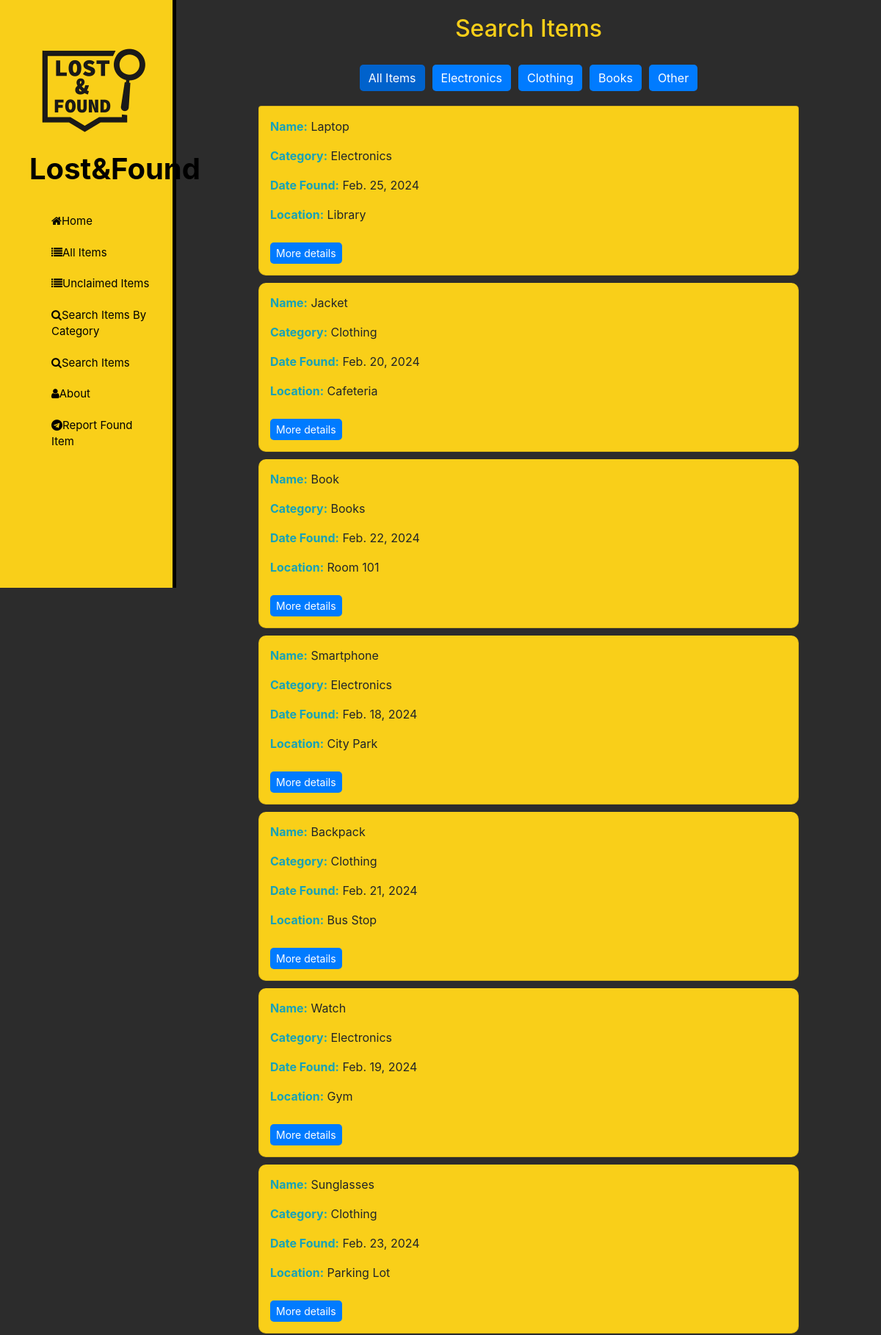
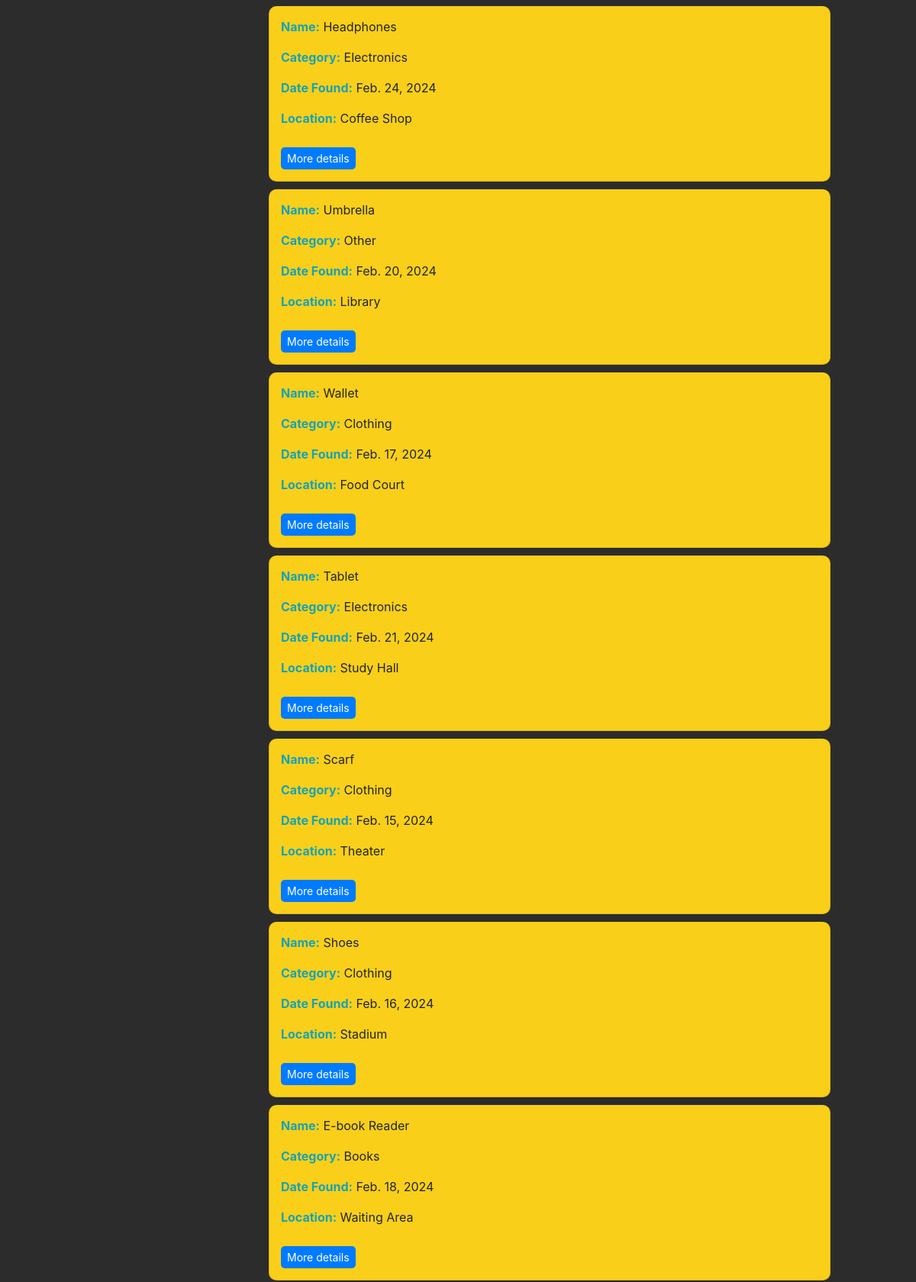
/filter/ (upper part), run on the app's committed database (2 pictures, top to bottom).
### mainapp/models.py (models this page shows, shortened)
class Category(models.Model):
    name = models.CharField(max_length=50, unique=True)
    def __str__(self):
        return self.name

class Item(models.Model):
    name = models.CharField(max_length=50)
    description = models.CharField(max_length=250)
    category = models.ForeignKey(Category, on_delete=models.CASCADE)
    brand = models.CharField(null=True, blank=True,max_length=20)
    color = models.CharField(null=True, blank=True,max_length=20)
    date_found = models.DateField(auto_now_add=True)
    claimed_status = models.BooleanField(default=False)
    location = models.CharField(max_length=255)
    tags = models.ManyToManyField(Tag, through="ItemTag")

### mainapp/views.py (the view)
# urls.py: path('filter/',views.search_items,name='filter'),
def search_items(request):
    categories = Category.objects.all()
    category = request.GET.get('category')
    if category:
        items = Item.objects.filter(category__name = category)
    else:
        items = Item.objects.all()
    context = {
        'categories': categories,
        'items': items,
        'category': category
    }
    return render(request,'mainapp/filter.html',context)

### mainapp/templates/mainapp/filter.html
{% extends 'index.html' %}
{% block content %}
    <h2 class="head">Search Items</h2>
    <div class="filter">
        <a href="?category=" class="btn btn-primary {% if not category %}active{% endif %}">All Items</a>
        {% for category in categories %}
            <a href="?category={{ category.name }}" class="btn btn-primary {% if category.name == category %}active{% endif %}">
                {{ category.name }}
            </a>
        {% endfor %}
    </div>
    <ul class="list-group">
        {% for item in items %}
            <li class="list-group-item">
                <p><span class="text-info">Name:</span> {{ item.name }}</p>
                <p><span class="text-info">Category:</span> {{ item.category }}</p>
                <p><span class="text-info">Date Found:</span> {{ item.date_found }}</p>
                <p><span class="text-info">Location:</span> {{ item.location }}</p>
                <a class="btn btn-primary btn-sm" href="{% url 'item-detail' item.pk %}">More details</a>
            </li>
        {% endfor %}
    </ul>
{% endblock %}

### static/main.css (style rules this page uses)
body { background: #2c2c2c; }
.list-group { width: 80%; margin: 20px auto; }
.list-group-item { background: #f9cf19; border-radius: 10px; padding: 15px; margin-bottom: 10px; }
.text-info { font-weight: bold; color: #007bff; }
.btn-primary { margin-top: 10px; border-radius: 5px; background-color: #007bff; border: none; }
.head { text-align: center; color: #f9cf19; }
.filter { display: flex; justify-content: center; gap: 10px; margin-top: 20px; }

### data on the page
Category: name "Electronics"
Category: name "Clothing"
Category: name "Books"
Category: name "Other"
Item: name "Laptop", category "Electronics", date_found "Feb. 25, 2024", location "Library"
Item: name "Jacket", category "Clothing", date_found "Feb. 20, 2024", location "Cafeteria"
Item: name "Book", category "Books", date_found "Feb. 22, 2024", location "Room 101"
Item: name "Smartphone", category "Electronics", date_found "Feb. 18, 2024", location "City Park"
Item: name "Backpack", category "Clothing", date_found "Feb. 21, 2024", location "Bus Stop"
Item: name "Watch", category "Electronics", date_found "Feb. 19, 2024", location "Gym"
Item: name "Sunglasses", category "Clothing", date_found "Feb. 23, 2024", location "Parking Lot"
Item: name "Headphones", category "Electronics", date_found "Feb. 24, 2024", location "Coffee Shop"
Item: name "Umbrella", category "Other", date_found "Feb. 20, 2024", location "Library"
Item: name "Wallet", category "Clothing", date_found "Feb. 17, 2024", location "Food Court"
Item: name "Tablet", category "Electronics", date_found "Feb. 21, 2024", location "Study Hall"
Item: name "Scarf", category "Clothing", date_found "Feb. 15, 2024", location "Theater"
Item: name "Shoes", category "Clothing", date_found "Feb. 16, 2024", location "Stadium"
Item: name "E-book Reader", category "Books", date_found "Feb. 18, 2024", location "Waiting Area"
